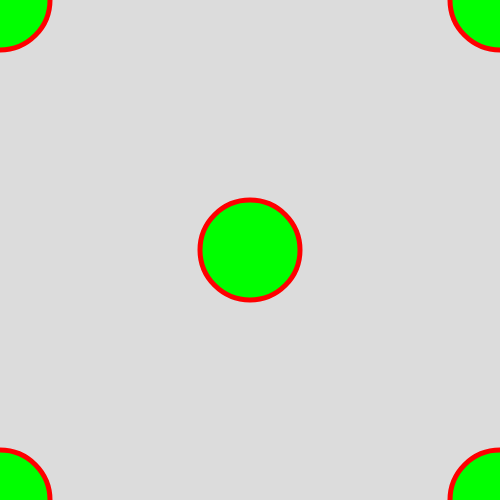
Frame 1 (no input)
Frame 60 (no input): identical to frame 1, image omitted
Frame 120 (the mouse pressed at the canvas centre since frame 60): identical to frame 1, image omitted

The p5.js sketch that drew this single still picture (run headless with seeded random() and noise() and a simulated clock; from frame 60 on, the mouse is pressed at the canvas centre):

// p5.js sketch
// ── sketch.js
// Coordinate Systems and User Events
// Priyansh Jhanji
// 6th February 2025
//Not run-to-completion, but interactive programs...


function setup() {
  // runs ONCE, at the very beginning...
  createCanvas(500, 500);
}

function draw() {
  // draw LOOP , repeats over and forever...
  // - target of 60 frames per second
  // A new image is drawn at the bottom of the loop
  background(220);
  fiveCircles(); // call the function
  // secret calculated delay()
  //screen updates at end of loop
}

function fiveCircles() {
  // draw two circles
  // and one at the mouse location
  fill(0, 255, 0); // green fill
  stroke(255, 0, 0); // red stroke
  strokeWeight(5); // thickness of 5 pixels
  circle(0, 0, 100);
  
  fill(0, 255, 0); // green fill
  stroke(255, 0, 0); // red stroke
  strokeWeight(5); // thickness of 5 pixels
  circle(0, height, 100);
  
  fill(0, 255, 0); // green fill
  stroke(255, 0, 0); // red stroke
  strokeWeight(5); // thickness of 5 pixels
  circle(width, 0, 100);
  
  fill(0, 255, 0); // green fill
  stroke(255, 0, 0); // red stroke
  strokeWeight(5); // thickness of 5 pixels
  circle(width/2 , height/2, 100);
  
  fill(0, 255, 0); // green fill
  stroke(255, 0, 0); // red stroke
  strokeWeight(5); // thickness of 5 pixels
  circle(width, height, 100);

  

  //noStroke(); // turns off outlines
  //fill(255, 0, 0); // red fill
  //circle(mouseX, mouseY, 200);
}
